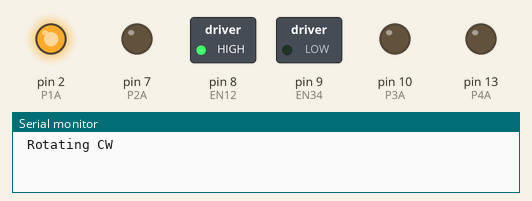
This sketch was run on a simulated Arduino Uno, built with avr-gcc and run on an emulated ATmega328P. On the bench: switched loads named in the sketch (green lamp = pin HIGH), output pins drawn as LEDs (lit = HIGH), the last lines printed to the serial monitor.

Above: at 1.5 s.
At 4.0 s:
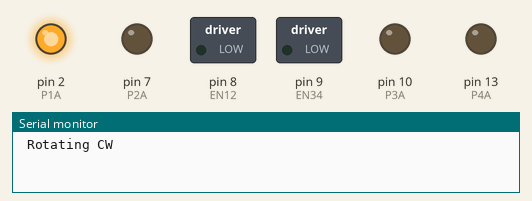
At 6.5 s:
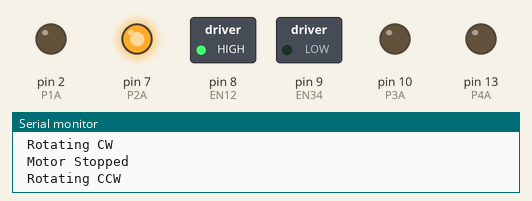
At 9.2 s:
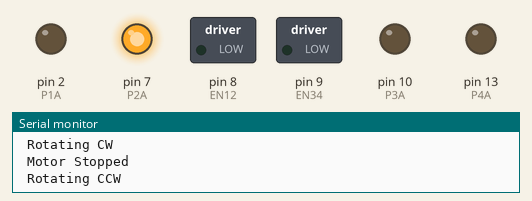
Timing chart, 0 to 13.7 s (numbered marks = the images above):
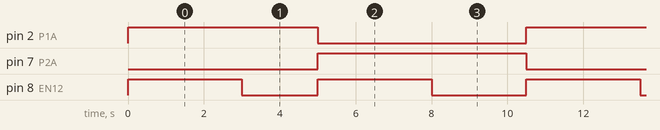

Measured:
- by itself, pin 2 (P1A): alternates HIGH for 5.0 s and LOW for 5.5 s
- by itself, pin 7 (P2A): alternates HIGH for 5.5 s and LOW for 5.0 s
- by itself, pin 8 (EN12): repeats every 10.5 s: LOW 2.0 s, HIGH 3.0 s, LOW 2.5 s, HIGH 3.0 s

The sketch:

sketch_jan04a.ino
```cpp
// DC motor 1 control
#define P1A 2 // define pin 2 as for P1A
#define P2A 7 // define pin 7 as for P2A
#define EN12 8 // define pin 8 as for 1,2EN enable


// DC motor 2 control
#define P3A 10 // define pin 10 as for P3A
#define P4A 13 // define pin 13 as for P4A
#define EN34 9 // define pin 9 as for EN3 and EN4 enable

/*
 * Permission granted to share this code given that this
 * note is kept with the code.
 * Disclaimer: this code is "AS IS" and for educational purpose only.
 *
 */

void setup() {
  // L293 Motor Control Code by Robojax.com 2018025
  Serial.begin(9600);// setup Serial Monitor to display information
  pinMode(P1A, OUTPUT);// define pin as OUTPUT for P1A
  pinMode(P2A, OUTPUT);// define pin as OUTPUT for P2A
  pinMode(EN12, OUTPUT);// define pin as OUTPUT for 1,2EN

  pinMode(P3A, OUTPUT);// define pin as OUTPUT for P3A
  pinMode(P4A, OUTPUT);// define pin as OUTPUT for P4A
  pinMode(EN34, OUTPUT);// define pin as OUTPUT for 3,4EN
  // L293 Motor Control Code by Robojax.com 2018025
}

void loop() {
  // L293 Motor Control Code by Robojax.com 2018025


    Serial.println(" Rotating CW");
    digitalWrite(EN12 ,HIGH);// Enable 1A and 2A
    digitalWrite(P1A,HIGH);// send + or HIGH singal to P1A
    digitalWrite(P2A,LOW);// send - or LOW singal to P2A
    delay(3000);// motor runs for 3 seconds
    digitalWrite(EN12 ,LOW);// Disable 1A and 2A
    delay(2000);// motor stop for 3 seconds
    Serial.println(" Motor Stopped");

  // L293 Motor Control Code by Robojax.com 2018025
    // now changing the direction of rotation of motor
    Serial.println(" Rotating CCW");
    digitalWrite(EN12 ,HIGH);// Enable 1A and 2A
    digitalWrite(P1A,LOW);// send + or HIGH singal to P1A
    digitalWrite(P2A,HIGH);// send - or LOW singal to P2A
    delay(3000);// motor runs for 3 seconds
    digitalWrite(EN12 ,LOW);// Disable 1A and 2A
    delay(2000);// motor stop for 3 seconds
    Serial.println(" Motor Stopped");


  Serial.println("=========== Loop done");
  delay(500);
  // L293 Motor Control Code by Robojax.com 2018025
}
```
